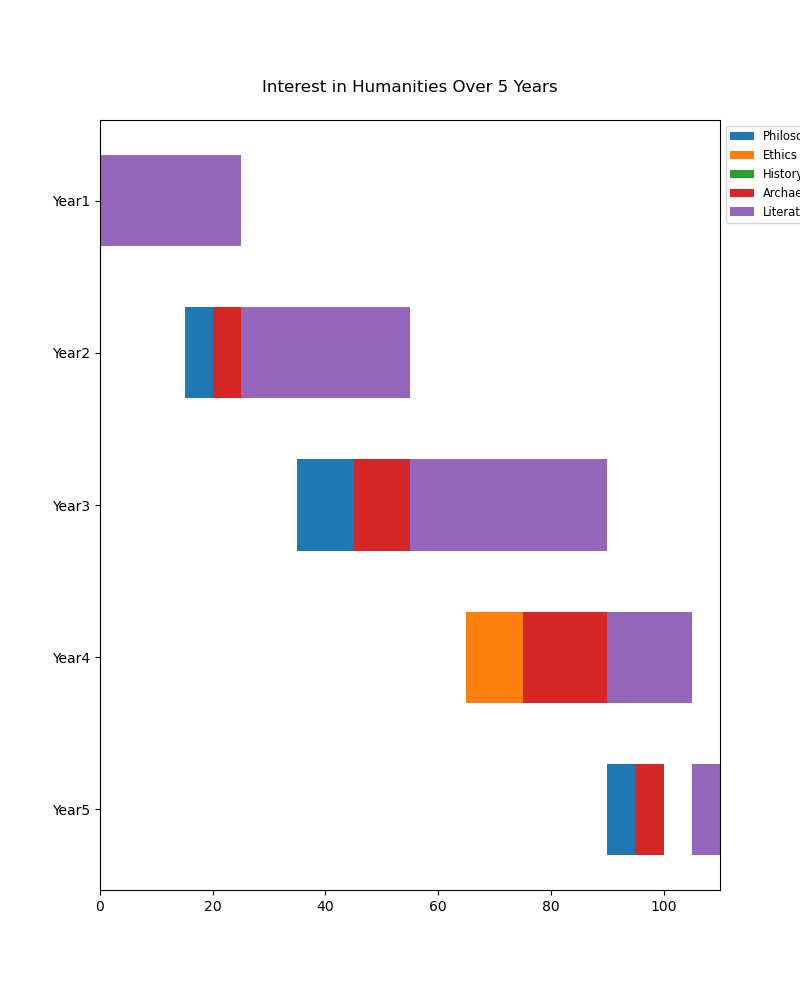

Write the Python code that produced this figure.

import matplotlib.pyplot as plt
import numpy as np

categories = ['Philosophy', 'Ethics', 'History', 'Archaeology', 'Literature']
years = ['Year1', 'Year2', 'Year3', 'Year4', 'Year5']
data = np.array([
    [15, 20, 25, 20, 25],
    [20, 25, 30, 25, 30],
    [30, 20, 25, 30, 35],
    [25, 30, 15, 20, 15],
    [10, 5, 5, 5, 5]
])

data_cum = data.cumsum(axis=0)
category_colors = ['#1f77b4', '#ff7f0e', '#2ca02c', '#d62728', '#9467bd']

fig, ax = plt.subplots(figsize=(8, 10))
ax.invert_yaxis()
ax.xaxis.set_visible(True)
ax.set_xlim(0, np.sum(data, axis=0).max())

for i, (colname, color) in enumerate(zip(categories, category_colors)):
    widths = data[:, i]
    starts = data_cum[:, i] - widths
    ax.barh(years, widths, left=starts, height=0.6, label=colname, color=color)

ax.legend(ncol=1, bbox_to_anchor=(1, 1), loc='upper left', fontsize='small')
plt.title('Interest in Humanities Over 5 Years', pad=20)
plt.show()
